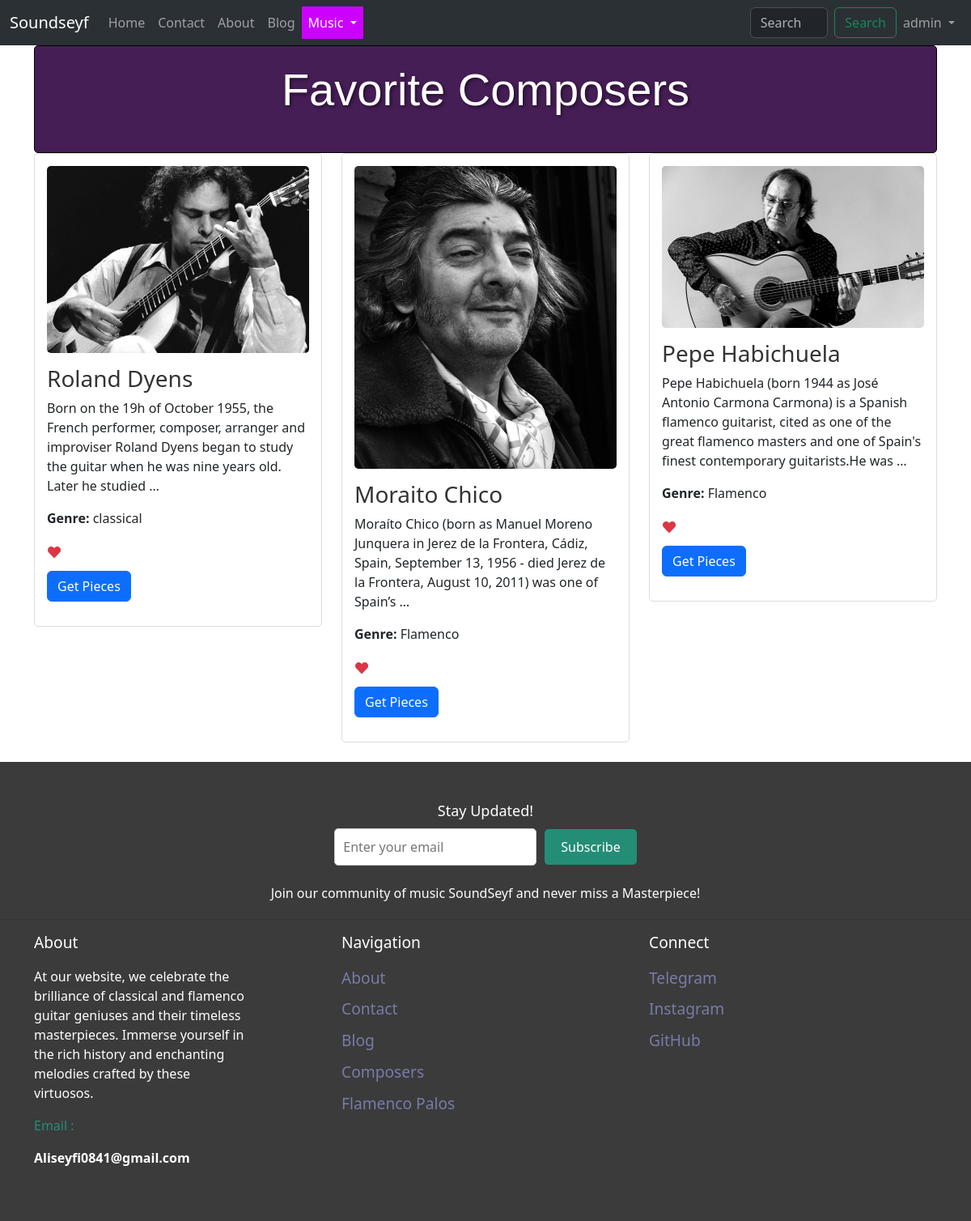
The app's page /music/favorites/ (signed in) with its own data.
### music/models.py (models this page shows, shortened)
class Composer(models.Model):
    name = models.CharField(max_length=255,null=True,blank=True)
    biography = models.TextField(null=True, blank=True)
    image = models.ImageField(upload_to="Composers/" , default="default.jpg")
    genre = models.CharField(max_length=255,null=True,blank=True)
    nationality = models.CharField(blank=True,null=True,max_length=255)

### music/views.py (the view)
# urls.py: path('favorites/', FavoritesView, name='Likes'),
@login_required
def FavoritesView(request):
    liked_composers = Composer.objects.filter(favoritecomposer__user=request.user)
    return render(request, 'music/favorites.html', {'liked_composers': liked_composers})

### templates/music/favorites.html (shortened to what this page needs)
{% extends "base.html" %}
{% load thumbnail %}
{% block content %}
<div class="container">
  <div style="background-color: #461e56; border: 1px solid #000000; border-radius: 5px; padding: 20px;">
    <h2 class="text-center mb-4" style="font-size: 3.5rem; font-family: 'Oswald', sans-serif; color: #ffffff; text-shadow: 2px 2px 4px rgba(0, 0, 0, 0.5);">Favorite Composers</h2>
  </div>
  <div class="row">
    {% if liked_composers %}
      {% for composer in liked_composers %}
        <div class="col-md-4 mb-4">
          <div class="card composer-card" style="border: 1px solid #ddd; border-radius: 5px; padding: 15px;">
            {% if composer.image %}
              <img src="{% thumbnail composer.image "600x400" crop="center" as im %}{{ im.url }}{% endthumbnail %}"
                alt="{{ composer.name }}" class="card-img-top composer-image" style="border-radius: 5px; width: 100%;">
            {% else %}
              <div class="no-image-placeholder" style="background-color: #eee; height: 200px; border-radius: 5px;"></div>
            {% endif %}
            <div class="composer-details" style="padding: 15px 0;">
              <a href="{% url 'music:pieces' cid=composer.id %}" class="composer-name-link" style="text-decoration: none; color: #333;">
                <h3 class="card-title composer-name">{{ composer.name }}</h3>
              </a>
              <p class="card-text composer-bio">{{ composer.biography|truncatewords:30 }}</p>
              <p class="composer-genre"><strong>Genre:</strong> {{ composer.genre }}</p>
              <form action="{% url 'music:Favorites' composer_id=composer.id %}" method="post">
                <button type="submit" class="btn btn-link composer-like-button" aria-label="Remove from Favorites" style="padding: 0;">
                  <i class="fas fa-heart text-danger"></i>
                </button>
              </form>
              <a href="{% url 'music:pieces' cid=composer.id %}" class="btn btn-primary composer-button" style="margin-top: 10px;">Get Pieces</a>
            </div>
          </div>
        </div>
      {% endfor %}
    {% else %}
      <div class="col">
        <p class="text-center">No favorite composers found.</p>
      </div>
    {% endif %}
  </div>
</div>
{% endblock %}

### templates/base.html (shortened to what this page needs)
{% load static %}
{% load thumbnail %}
<!doctype html>
<html lang="en">
<head>
    <link href="https://cdn.jsdelivr.net/npm/bootstrap@5.3.3/dist/css/bootstrap.min.css" rel="stylesheet"
>
    <link rel="stylesheet" href="https://cdnjs.cloudflare.com/ajax/libs/font-awesome/5.15.4/css/all.min.css">
</head>
<body data-bs-theme="light">
    <nav class="navbar navbar-expand-lg bg-body-tertiary" data-bs-theme="dark">
        <div class="container-fluid">
            <a class="navbar-brand" href="{% url 'website:index' %}">Soundseyf</a>
            <div class="collapse navbar-collapse" id="navbarSupportedContent">
                <ul class="navbar-nav me-auto mb-2 mb-lg-0">
                    <li class="nav-item">
                        <a class="nav-link {% if request.path == '/' %}active{% endif %}" aria-current="page"
                            href="{% url 'website:index' %}">Home</a>
                    </li>
                    <li class="nav-item">
                        <a class="nav-link {% if '/contact/' in request.path %}active{% endif %}"
                            href="{% url 'website:contact' %}">Contact</a>
                    </li>
                    <li class="nav-item">
                        <a class="nav-link {% if '/about' in request.path %}active{% endif %}"
                            href="{% url 'website:about' %}">About</a>
                    </li>
                    <li class="nav-item">
                        <a class="nav-link {% if '/blog/' in request.path %}active{% endif %}"
                            href="{% url 'blog:blog-home' %}">Blog</a>
                    </li>
                    <li class="nav-item dropdown">
                        <a class="nav-link dropdown-toggle dropdown-toggle-arrow {% if '/music/' in request.path %}active{% endif %}"
                            href="#" role="button" data-bs-toggle="dropdown" aria-expanded="false">
                            Music
                        </a>
                    </li>
                </ul>
                <form style="padding-left: 45%;" method="get" class="d-flex me-auto" role="search"
                    action="{% url 'music:search' %}">
                    <input class="form-control me-2" name="s" type="search" placeholder="Search Composer fullname"
                        aria-label="Search" list="composer-list">
                    <button class="btn btn-outline-success" type="submit">Search</button>
                </form>
                <ul class="navbar-nav ms-auto">
                    {% if request.user.is_authenticated %}
                    <li class="nav-item dropdown">
                        <a class="nav-link dropdown-toggle" href="#" id="userDropdown" role="button"
                            data-bs-toggle="dropdown" aria-expanded="false">
                            {{ request.user.username }}
                        </a>
                    </li>
                    {% endif %}
                </ul>
            </div>
        </div>
    </nav>
    {% block content %}
    {% endblock content %}
    <footer class="footer">
        <div class="container">
            <div class="footer-subscribe">
                <h3 style="color: #fff;">Stay Updated!</h3>
                <form action="{% url 'website:subscribe' %}" method="post">
                    <input type="email" name="email" placeholder="Enter your email" required>
                    <button type="submit">Subscribe</button>
                </form>
                <p style="padding-top: 2%;">Join our community of music SoundSeyf and never miss a Masterpiece!</p>
            </div>
        </div>
        <hr>
        <div class="container">
            <div class="row">
                <div class="col-md-4">
                    <h5>About</h5>
                    <p style="padding-top: 3%; padding-right:25%">At our website, we celebrate the brilliance of
                        classical and flamenco guitar geniuses and their timeless masterpieces. Immerse yourself in the
                        rich history and enchanting melodies crafted by these virtuosos.</p>
                    <p style="color: #248d76;">Email :
                    <p style="font-weight: bold;">Aliseyfi0841@gmail.com</p>
                    </p>
                </div>
                <div class="col-md-4">
                    <h5>Navigation</h5>
                    <ul class="list-unstyled" style="padding-top: 3%;">
                        <li><a href="{% url 'website:about' %}">About</a></li>
                        <li><a href="{% url 'website:contact' %}">Contact</a></li>
                        <li><a href="{% url 'blog:blog-home' %}">Blog</a></li>
                        <li><a href="{% url 'music:composers' %}">Composers</a></li>
                        <li><a href="{% url 'music:palos' %}">Flamenco Palos</a></li>
                    </ul>
                </div>
                <div class="col-md-4">
                    <h5>Connect</h5>
                    <ul class="list-unstyled" style="padding-top: 3%;">
                        <li><a href="#">Telegram</a></li>
                        <li><a href="https://www.instagram.com/pv.aliseyfi">Instagram</a></li>
                        <li><a href="https://github.com/aisdisappeared">GitHub</a></li>
                    </ul>
                </div>
            </div>
        </div>
    </footer>
</body>
</html>
{% load sweetify %}

### templates/base.html (style rules this page uses)
.navbar-nav .nav-link.active { color: rgb(255, 255, 255); background-color: rgb(204, 0, 255); }
.footer { background-color: #3b3b3b; padding: 50px 0; }
.footer h5 { color: #ffffff; font-size: larger; }
.footer p { color: #ffffff; }
.footer ul { padding: 0; list-style: none; }
.footer ul li { margin-bottom: 10px; }
.footer ul li a { color: #797ba9; text-decoration: none; font-size: larger; }
.footer-subscribe { text-align: center; margin-bottom: 20px; }
.footer-subscribe h3 { font-size: 18px; margin-bottom: 10px; }
.footer-subscribe form { display: flex; justify-content: center; align-items: center; }
.footer-subscribe input[type="email"] { width: 250px; padding: 10px; border: 1px solid #ccc; border-radius: 5px; margin-right: 10px; }
.footer-subscribe button { padding: 10px 20px; background-color: #248d76; color: #fff; border: none; border-radius: 5px; cursor: pointer; }

### records on screen
Composer: image (picture), name "Roland Dyens", biography "Born on the 19h of October 1955, the French performer, composer, arranger and improviser Roland Dyens began to study the guitar when he was nine years old. Later he studied …", genre "classical"
Composer: image (picture), name "Moraito Chico", biography "Moraíto Chico (born as Manuel Moreno Junquera in Jerez de la Frontera, Cádiz, Spain, September 13, 1956 - died Jerez de la Frontera, August 10, 2011) was one of Spain’s …", genre "Flamenco"
Composer: image (picture), name "Pepe Habichuela", biography "Pepe Habichuela (born 1944 as José Antonio Carmona Carmona) is a Spanish flamenco guitarist, cited as one of the great flamenco masters and one of Spain's finest contemporary guitarists.He was …", genre "Flamenco"

### other values on screen
{{ request.user.username }} "admin"
